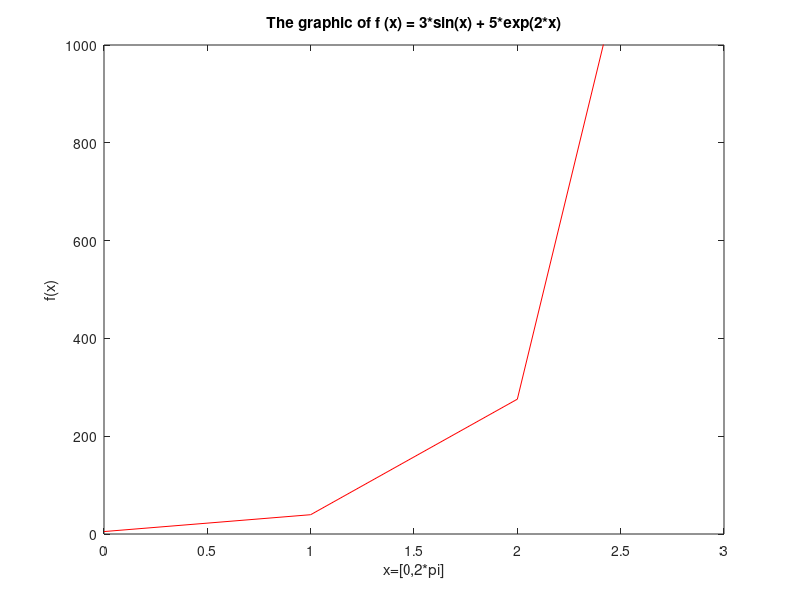

The MATLAB source for this figure:
x = 0:2*pi;
plot(x,3*sin(x) + 5*exp(2*x),'r');
xlabel('x=[0,2*pi]');
ylabel('f(x)');
title('The graphic of f (x) = 3*sin(x) + 5*exp(2*x)');
axis([0 3 0 1000]);